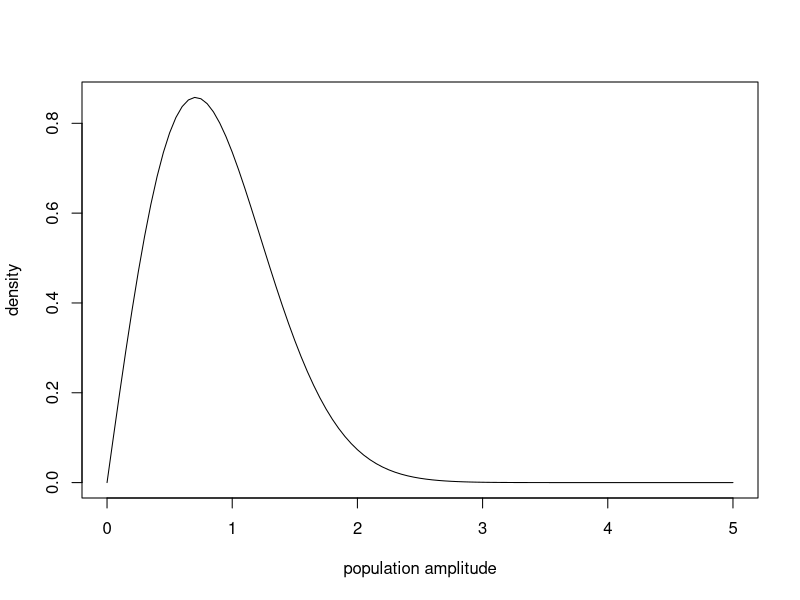
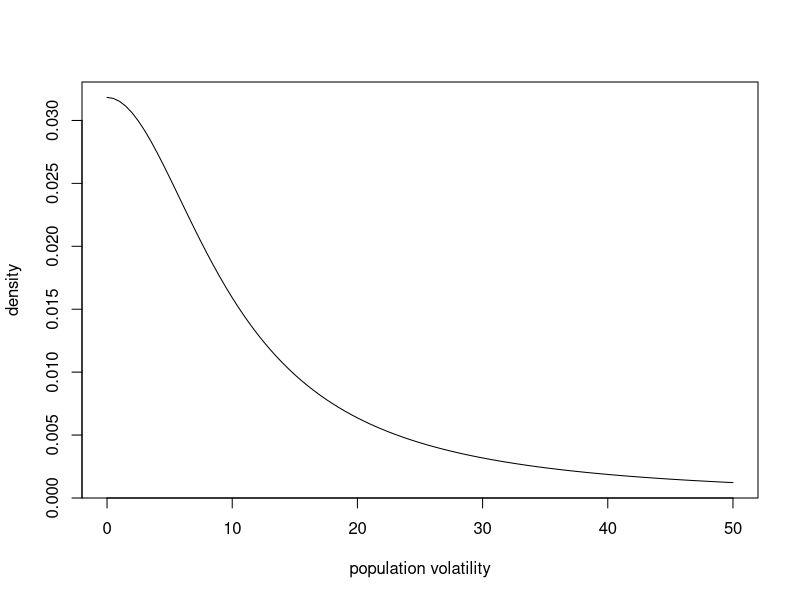
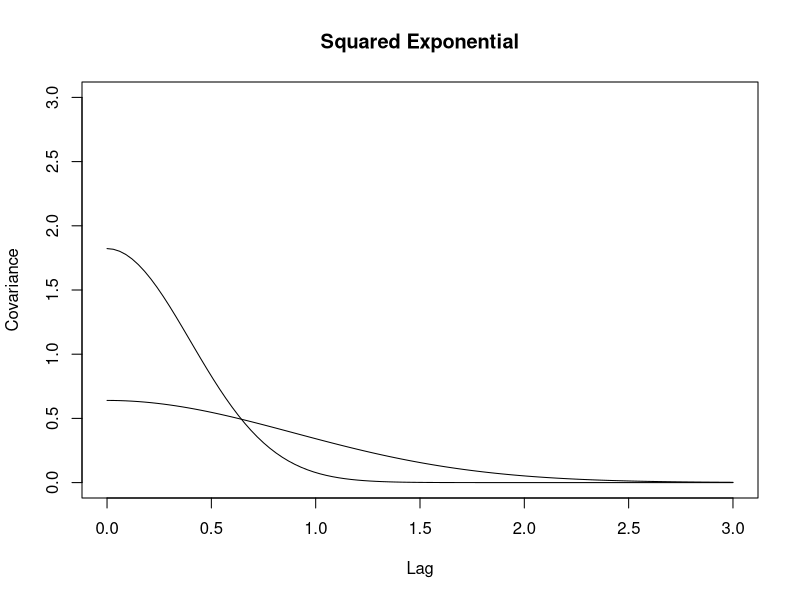
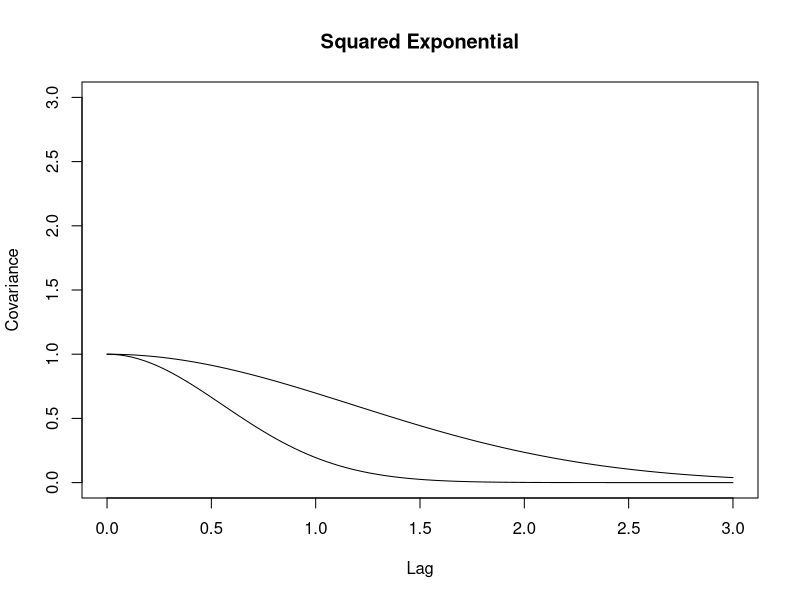
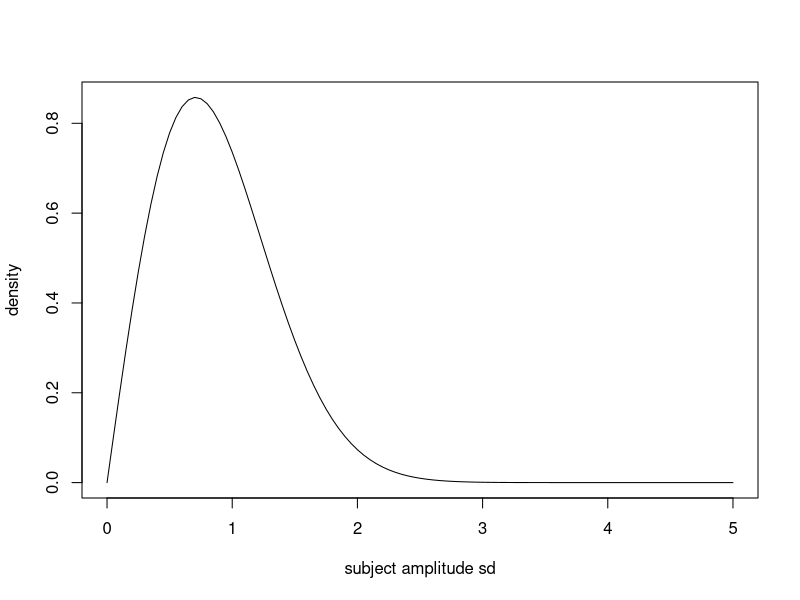
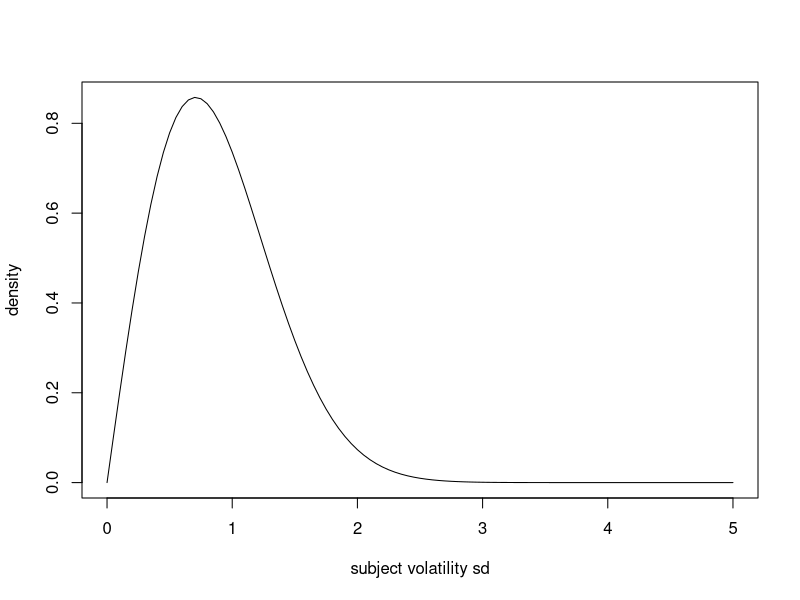
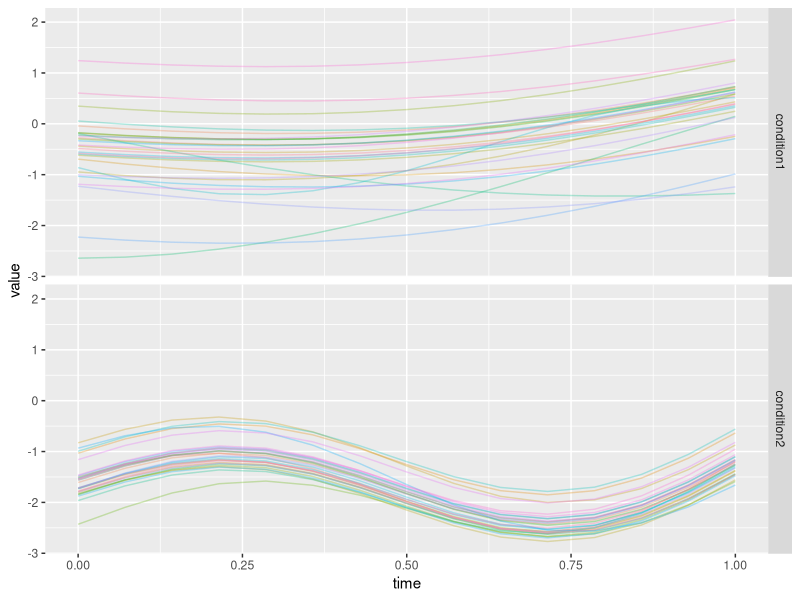

The R script that drew these images, in order: (Note: this script raises an error after producing the figures.)
# Load Pakages ----

library(MASS)
library(tidyverse)
library(plyr)



# Functions ----

# this function takes in amplitude and volatility values (one for each condition) and creates covariance matrices for each condition
get_Sigmas = function(amplitudes, volatilities) {
  Sigmas = list()
  
  for (param in 1:length(amplitudes)) {
    Sigmas[[param]] = matrix(0, n_x, n_x)
    for (i in 1:n_x){
      for (j in 1:n_x){
        Sigmas[[param]][i, j] = amplitudes[param]^2*exp(-volatilities[param]^2*(1/2)*(x[i] - x[j])^2)  
      }
    }
  } 
  
  curve(amplitudes[1]^2*exp(-volatilities[1]^2*(1/2)*(x)^2), 0, (max(x)-min(x))*3, xlab="Lag", ylab="Covariance", main = "Squared Exponential", ylim = c(0, 3))
  for (param in 2:length(amplitudes)) {
    curve(amplitudes[param]^2*exp(-volatilities[param]^2*(1/2)*(x)^2), 0, (max(x)-min(x))*3, add = T, xlab="Lag", ylab="Covariance", main = "Squared Exponential")
  }
  
  return(Sigmas)
}

# this function takes the variability (sd) among participant amplitude and volatility
# it then samples participant-specific amplitude and volatility values
# based on these, participant-specific covariance matrices are generated
# samples are then taken from a multivariate normal with mean zero and variance defined by these covariances (one for each participant)
# these samples make up a participant-specific deviation from the population mean function which itself is sampled from a multivariate normal
# the sum of the population mean function and the participant-specific deviation function ultimately make up the participant-specific function 
# this process is repeated for each condition and each participant
get_subj_Sigmas = function(subj_amplitude_sd, subj_volatility_sd, Sigmas){
  fs = list()
  fs_subj = list()
  
  for (param in 1:length(amplitudes)) {
    fs[[param]] = mvrnorm(1, mu, Sigmas[[param]])
    
    for (subj in 1:n) {
      subj_amplitude = rnorm(1, 0, subj_amplitude_sd[param])
      subj_volatility = rnorm(1, 0, subj_volatility_sd[param])
      
      subj_Sigma = matrix(0, n_x, n_x)
      for (i in 1:n_x){
        for (j in 1:n_x){
          subj_Sigma[i, j] = subj_amplitude^2*exp(-subj_volatility^2*(1/2)*(x[i] - x[j])^2)  
        }
      }
      
      f_subj_val = fs[[param]] + mvrnorm(1, mu, subj_Sigma)
      f_subj = data.frame(value = f_subj_val, parameter = param, id = subj, time = x)
      
      idx = ((param-1)*n+1) + subj
      fs_subj[[idx]] = f_subj
    }
  }
  
  return(list("fs" = fs, "fs_subj" = fs_subj))
}



# Experimental parameters ----

# number of participants
n = 29  

# trajectory time points; they are bounded from 0 to 1 so that amplitudes and volatilities are on the right scale
x = 0:14/14

# the number of time points
n_x = length(x)

# mean function: all zeros
mu = rep(0, n_x)



# Group GPs ----

# the prior on the population amplitude is examined
curve(dweibull(x, 2, 1), 0, 5, ylab = "density", xlab = "population amplitude")

# the population amplitudes for each condition are specified
amplitudes = c(0.80, 1.35)

# the prior on the population volatility is examined
curve(dcauchy(x, 0, 10), 0, 50, ylab = "density", xlab = "population volatility")

# the population volatilities for each condition are specified
volatilities = c(1.12, 2.51)

# the covariance matrix for the population mean function is computed
Sigmas = get_Sigmas(amplitudes, volatilities)



# Group GPs for Noise ----

# the population amplitudes for the trial-wise variability (noise) functions of each condition are specified
namplitudes = c(1.0, 1.0)

# the population volatilities for the trial-wise variability (noise) functions of each condition are specified
nvolatilities = c(0.85, 1.81)

# the covariance matrix for the population noise function is computed
nSigmas = get_Sigmas(namplitudes, nvolatilities)



# Sample Mean Functions ----

# the prior on the amplitude standard deviation (among participants) is examined
curve(dweibull(x, 2, 1), 0, 5, ylab = "density", xlab = "subject amplitude sd")

# the participant amplitude standard deviations are specified
subj_amplitude_sd = c(0.53, 0.43)

# the prior on the volatility standard deviation (among participants) is examined
curve(dweibull(x, 2, 1), 0, 5, ylab = "density", xlab = "subject volatility sd")

# the participant volatility standard deviations are specified
subj_volatility_sd = c(0.71, 1.14)

# the participant-level deviation functions are computed
temp = get_subj_Sigmas(subj_amplitude_sd, subj_volatility_sd, Sigmas)

# identify the population mean function
fs = temp$fs

# indentify the participant mean functions  
fs_subj = temp$fs_subj

# join all the participant mean functions together
df = do.call(rbind, fs_subj)

# add labels for the two arbitrary conditions
df$parameter = factor(
  ifelse(
    df$parameter == 1
    , "condition1"
    , "condition2"
  )
)

# change the column name for the condition labels
names(df)[2] = c("condition")

# plot the participant mean functions
df %>%
  ggplot()+
  geom_line(aes(x=time, y=value, color=factor(id)), alpha = 0.3)+
  facet_grid(condition~.)+
  theme(legend.position="none")

# save the generative participant mean functions
saveRDS(df, file = "/Users/ghislaindentremont/Documents/Experiments/Trajectory/Trajectory Studies/previous_analyses/fake_thesis_15/fake_data_proposal_subj.rds")

# join the population mean functions together
df_pop = do.call(cbind, fs)

# create data frame object 
df_pop = data.frame(df_pop)

# change column names - one per condition
names(df_pop) = c("condition1", "condition2") 

# add column for arbitrary time labels
df_pop %>%
  mutate(
    time = x
  ) -> df_pop

# plot the population mean functions for each condition
df_pop %>%
  gather(condition, value, condition1:condition2) %>%
  ggplot()+
  geom_line(aes(x=time, y=value))+
  facet_grid(condition~.)

# save the generative population mean functions
saveRDS(df_pop, file = "/Users/ghislaindentremont/Documents/Experiments/Trajectory/Trajectory Studies/previous_analyses/fake_thesis_15/fake_data_proposal_pop.rds")



# Sample Noise Functions ----

# the prior for the participant noise amplitude standard deviation
curve(dweibull(x, 2, 1), 0, 5, ylab = "density", xlab = "subject noise amplitude sd")

# specify participant noise amplitude sds
subj_namplitude_sd = c(0.43, 0.53)

# the prior for the participant noise volatility standard deviation
curve(dweibull(x, 2, 1), 0, 5, ylab = "density", xlab = "subject noise volatility sd")

# specify participant noise volatility sds
subj_nvolatility_sd = c(1.2, 0.8)

# the participant-level noise deviation functions are computed
temp = get_subj_Sigmas(subj_namplitude_sd, subj_nvolatility_sd, nSigmas)

# identify population noise functions
fs_noise = temp$fs

# identify participant noise functions
fs_noise_subj = temp$fs_subj

# join participant noise functions together
df_noise = do.call(rbind, fs_noise_subj)

# add condition labels
df_noise$parameter = factor(
  ifelse(
    df_noise$parameter == 1
    , "condition1"
    , "condition2"
  )
)

# change condition column name
names(df_noise)[2] = c("condition")

# plot participant noise functions
df_noise %>%
  ggplot()+
  geom_line(aes(x=time, y=value, color=factor(id)), alpha = 0.3)+
  facet_grid(condition~.)+
  theme(legend.position="none")

# save generative participant noise functions
saveRDS(df_noise, file = "/Users/ghislaindentremont/Documents/Experiments/Trajectory/Trajectory Studies/previous_analyses/fake_thesis_15/fake_data_proposal_subj_noise.rds")

# join population noise functions
df_noise_pop = do.call(cbind, fs_noise)

# create data frame object
df_noise_pop = data.frame(df_noise_pop)

# change column names
names(df_noise_pop) = c("condition1", "condition2") 

# add tiem column
df_noise_pop %>%
  mutate(
    time = x
  ) -> df_noise_pop

# plot population noise functions
df_noise_pop %>%
  gather(condition, value, condition1:condition2) %>%
  ggplot()+
  geom_line(aes(x=time, y=value))+
  facet_grid(condition~.)

# save generative population noise functions
saveRDS(df_noise_pop, file = "/Users/ghislaindentremont/Documents/Experiments/Trajectory/Trajectory Studies/previous_analyses/fake_thesis_15/fake_data_proposal_pop_noise.rds")



# Sampling from f(x)s with noise ----

# specify number of trials by condition
n_trials_by_condition = 20

# verify that the participant noise function and participant mean function data frames are alligned 
mean(df$id == df_noise$id)
mean(df$time == df_noise$time)
mean(df$condition == df_noise$condition)

# add participant noise as new column to participant mean data frame 
df$noise = df_noise$value

# sample from participant mean functions with noise (trial-by-trial variability)
df_final2 = ddply(
  .data = df
  , .variables = c("condition","id")
  , .fun = function(df_piece) {
    f_noise = t(mvrnorm(n_trials_by_condition, df_piece$value, exp(df_piece$noise)^2*diag(nrow(df_piece))))
    data.frame(f_noise, time=df_piece$time)
  }
)

# reformat data frame
df_final = df_final2 %>%
  gather(trial, value, -c(condition, id, time), factor_key = T)

# make condition labels a factor column
df_final$condition = factor(df_final$condition)

# make id labels a factor column
df_final$id = factor(df_final$id)

# plot fake participant trajectories 
df_final %>%
  filter(as.numeric(id) <= 5) %>%
  ggplot()+
  geom_line(aes(x=time, y=value, color=trial), alpha = 0.1)+
  facet_grid(condition~id)+
  theme(legend.position="none")

# get mean participant trajectories by averaging over trials
df_id_means = aggregate(value ~ time + condition + id, data=df_final, FUN=mean)

# plot fake participant mean trajectories 
df_id_means %>%
  filter(as.numeric(id) <= 5) %>%
  ggplot()+
  geom_line(aes(x=time, y=value))+
  facet_grid(condition~id)

# change column names 
names(df_final)[5] = c("position")

# set coordinate (z; there is only one coordinate) to factor column
df_final$coordinate = factor("z")



# Save Fake Data File ----

saveRDS(df_final, file = "/Users/ghislaindentremont/Documents/Experiments/Trajectory/Trajectory Studies/previous_analyses/fake_thesis_15/fake_data_proposal.rds")
